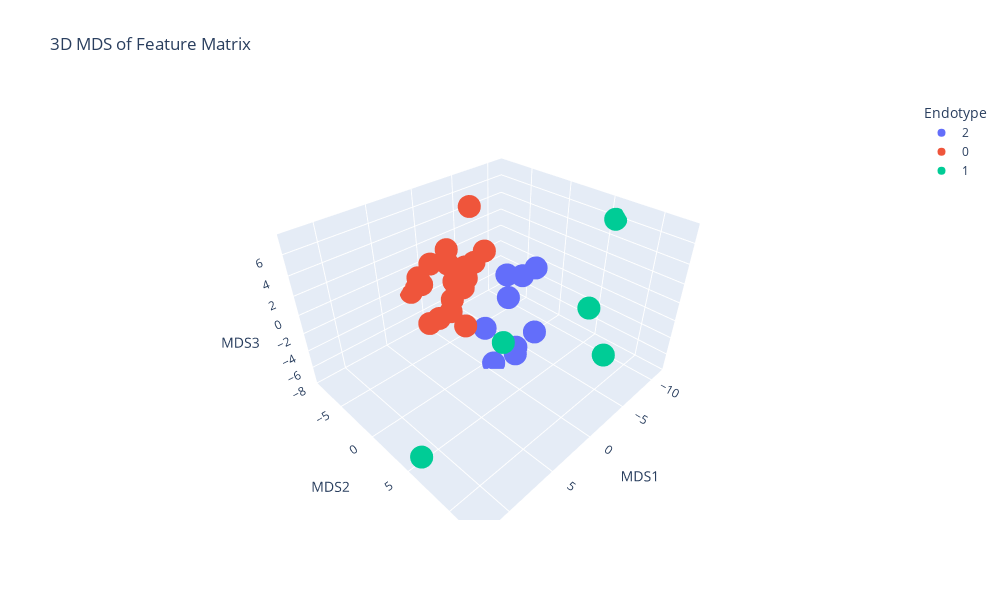

Source (notebook cell):
### Markdown cell above
#### MDS of feature matrix

### Code cell
import numpy as np
import pandas as pd
from sklearn.manifold import MDS
import plotly.express as px
import plotly.graph_objects as go

feat_mat = endo.feature_matrix

# Get endotype labels for coloring
# Extract the mapping dictionary and get labels in the same order as the feature matrix
endotype_mapping = endo.endotypes[0]
endotype_labels = pd.Series([endotype_mapping[gene] for gene in feat_mat.index])

# Convert feature matrix to numpy array if needed
X = np.array(feat_mat)

# MDS parameters
n_components = 3 
random_state = 42

# Plot dimensions (in pixels)
plot_width = 1000
plot_height = 600

# Perform MDS
mds = MDS(n_components=n_components, random_state=random_state)
mds_result = mds.fit_transform(X)

# Create DataFrame for plotting
if n_components == 2:
    mds_df = pd.DataFrame(
        data=mds_result,
        columns=['MDS1', 'MDS2']
    )
    mds_df['Endotype'] = endotype_labels.astype(str)
    mds_df['Gene'] = feat_mat.index
    
    # Plot 2D MDS
    fig_mds = px.scatter(
        mds_df,
        x='MDS1',
        y='MDS2',
        color='Endotype',
        hover_data=['Gene'],
        title='2D MDS of Feature Matrix',
        width=plot_width,
        height=plot_height
    )
elif n_components == 3:
    mds_df = pd.DataFrame(
        data=mds_result,
        columns=['MDS1', 'MDS2', 'MDS3']
    )
    mds_df['Endotype'] = endotype_labels.astype(str)
    mds_df['Gene'] = feat_mat.index
    
    # Plot 3D MDS
    fig_mds = px.scatter_3d(
        mds_df,
        x='MDS1',
        y='MDS2',
        z='MDS3',
        color='Endotype',
        hover_data=['Gene'],
        title='3D MDS of Feature Matrix',
        width=plot_width,
        height=plot_height
    )

fig_mds.show()

### Figure 1 — Plotly figure (JSON) as saved in the notebook; plotly's stock layout.template omitted (floating-point values rounded to 4 significant figures)
{"data": [{"customdata": [["NOD2"], ["NLRC4"], ["NLRP1"], ["PPP1R12C"], ["LRRK1"], ["ANKHD1"], ["CASP1"], ["RBCK1"], ["RIPK2"]], "hovertemplate": "Endotype=2<br>MDS1=%{x}<br>MDS2=%{y}<br>MDS3=%{z}<br>Gene=%{customdata[0]}<extra></extra>", "legendgroup": "2", "marker": {"color": "#636efa", "symbol": "circle"}, "mode": "markers", "name": "2", "scene": "scene", "showlegend": true, "type": "scatter3d", "x": [-0.5686, -2.778, -1.438, -2.05, -4.347, -6.053, -4.257, -8.076, -3.254], "y": [0.9202, 1.835, 2.983, 1.354, 2.558, -0.5193, 2.885, -4.534, -3.046], "z": [-7.556, -6.283, -5.67, -0.2317, 2.478, -0.4074, -4.612, -2.908, -6.81]}, {"customdata": [["CARD9"], ["GALNT2"], ["LGALS8"], ["UNKL"], ["DNM1L"], ["GAK"], ["PBX2"], ["TSNAX"], ["TRIM14"], ["CASP4"], ["VPS28"], ["TRIM41"], ["EIF4E2"], ["STX11"], ["VIM"], ["MYO15B"], ["ACTR3"], ["USP15"]], "hovertemplate": "Endotype=0<br>MDS1=%{x}<br>MDS2=%{y}<br>MDS3=%{z}<br>Gene=%{customdata[0]}<extra></extra>", "legendgroup": "0", "marker": {"color": "#EF553B", "symbol": "circle"}, "mode": "markers", "name": "0", "scene": "scene", "showlegend": true, "type": "scatter3d", "x": [1.75, 1.021, 1.19, 1.294, 5.092, -1.855, 3.221, 5.256, -3.138, 1.855, 4.597, -0.5017, 2.885, 0.9312, 4.307, 0.1268, 0.4995, 1.657], "y": [-8.666, -3.037, -1.208, -2.33, -1.38, -3.445, -4.664, -0.4439, -4.404, -0.3094, -3.176, -5.277, -2.839, -3.613, 0.7052, -2.099, 0.8679, -0.2172], "z": [-2.541, -1.102, 1.149, 1.367, -0.8894, 7.335, 0.8492, 5.579, 0.7233, -2.311, 2.835, 1.25, -2.236, 4.002, 1.046, 2.505, 5.427, 2.788]}, {"customdata": [["LRRK2"], ["ERBIN"], ["PPP1R18"], ["MAP2K6"], ["MAP2K3"]], "hovertemplate": "Endotype=1<br>MDS1=%{x}<br>MDS2=%{y}<br>MDS3=%{z}<br>Gene=%{customdata[0]}<extra></extra>", "legendgroup": "1", "marker": {"color": "#00cc96", "symbol": "circle"}, "mode": "markers", "name": "1", "scene": "scene", "showlegend": true, "type": "scatter3d", "x": [-11.33, 12.36, 3.43, -0.6719, -1.154], "y": [5.8, 5.952, 5.994, 10.9, 12.46], "z": [6.022, -6.059, 0.2259, 3.996, 0.03848]}], "layout": {"height": 600, "legend": {"title": {"text": "Endotype"}, "tracegroupgap": 0}, "scene": {"domain": {"x": [0, 1], "y": [0, 1]}, "xaxis": {"title": {"text": "MDS1"}}, "yaxis": {"title": {"text": "MDS2"}}, "zaxis": {"title": {"text": "MDS3"}}}, "title": {"text": "3D MDS of Feature Matrix"}, "width": 1000}}
